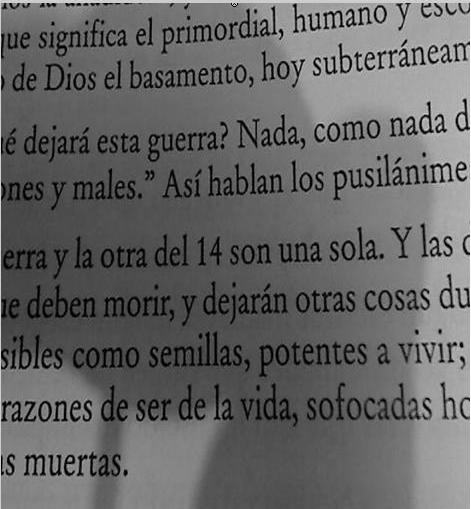
%> input picture unidad 1/sauvola.jpg, 471 x 509 px
$ octave clase183.m   (GNU Octave 9; MATLAB toolbox functions it lacks are replaced by stand-ins)
%> lines starting %> are read from the running program, lines starting %| are printed output that depends on the picture
%TP1
%% Lectura de archivo
clc; clear all; close all;
[file,dir]=uigetfile('.bmp;.tif;.jpg;.png');
%> the answer given: sauvola.jpg
filename=[dir,file];
info=imfinfo(filename);

switch info.ColorType
    case 'indexed'  %ImOrig.bmp
        [X,map]=imread(filename);
        I=ind2gray(X,map);

    case 'grayscale'
        I=imread(filename);

    case 'truecolor' %m83.bmp
        rgb=imread(filename);
%> rgb is the input picture: size 509x471x3 uint8; min 0, max 255, mean 100.9
        I=rgb2gray(rgb);
end

I = im2double(I); %trabaja normalizado
%> I: size 509x471 double
%%
%modifico brillo y contraste de la
R = 0.5 + I*0.25;
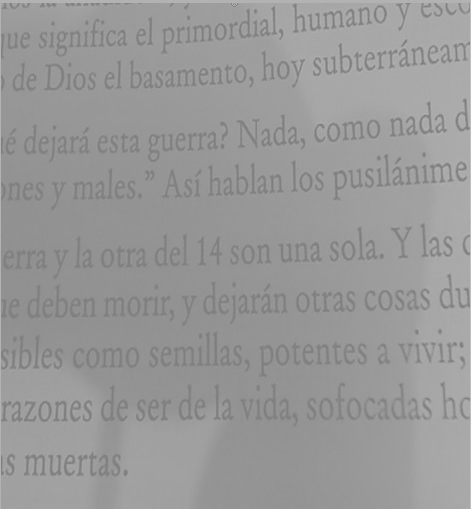
%> R: size 509x471 double; min 0.5, max 0.75, mean 0.599

%Utilizo el comando imadjust
r_low = min(R(:));
%> r_low = 0.5
r_high = max(R(:));
%> r_high = 0.75

S = imadjust(R,[r_low r_high],[0 1]);

i_min = min(I(:));
%> i_min = 0
i_max = max(I(:));
%> i_max = 1
r_min = min(R(:));
%> r_min = 0.5
r_max = max(R(:));
%> r_max = 0.75

%% 7)Aplique a una imagen la transformación stretching utilizando el comando imadjust. Grafique ambos histogramas (original y procesado).
